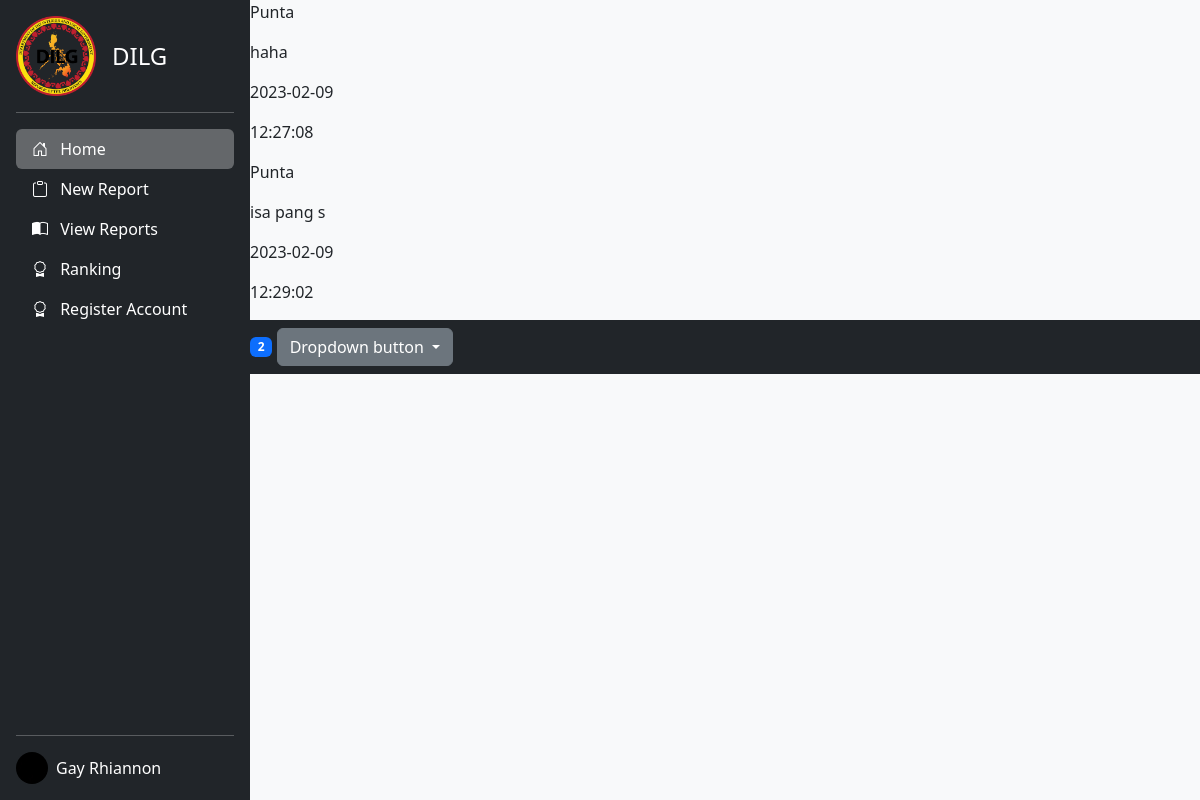
/admin/index.php (signed in), run on the app's committed database.
### tables this page shows
CREATE TABLE `users` (
  `id` int(11) NOT NULL,
  `user_type` int(50) NOT NULL,
  `email` varchar(50) NOT NULL,
  `email_status` int(11) NOT NULL,
  `password` varchar(255) NOT NULL,
  `first_name` varchar(50) NOT NULL,
  `middle_name` varchar(50) NOT NULL,
  `last_name` varchar(50) NOT NULL,
  `date_of_birth` date NOT NULL,
  `barangay` varchar(50) NOT NULL,
  `v_token` varchar(255) NOT NULL,
  `image` blob NOT NULL,
  `date_time_created` datetime NOT NULL,
  `date_time_updated` datetime NOT NULL
);

CREATE TABLE `reports` (
  `id` int(11) NOT NULL,
  `report_id` varchar(50) NOT NULL,
  `to_user` varchar(50) NOT NULL,
  `from_user` varchar(50) NOT NULL,
  `subject` varchar(50) NOT NULL,
  `opr` varchar(100) NOT NULL,
  `message` longtext NOT NULL,
  `duration` varchar(50) NOT NULL,
  `pdf_files` blob NOT NULL,
  `status` int(225) NOT NULL,
  `notif_status` int(11) NOT NULL,
  `date_start` datetime NOT NULL,
  `date_end` datetime NOT NULL,
  `deadline` int(11) NOT NULL,
  `date_time_acknowledge` varchar(100) NOT NULL,
  `date_created` date NOT NULL,
  `time_created` time NOT NULL,
  `date_updated` date NOT NULL,
  `time_updated` time NOT NULL
);

### admin/index.php (the view, shortened to what this page needs)
<?php
include('edit-notes.php');
$email = $_SESSION['email'];
$report_link = "add-report.php";
$view_link = "reports.php";
$ranking = "ranking.php";
$registration = "registration.php";
?>
<!DOCTYPE html>
<html lang="en">
<head>
  <link rel="stylesheet" href="https://cdnjs.cloudflare.com/ajax/libs/fullcalendar/3.4.0/fullcalendar.css" />
  <link href="https://cdn.jsdelivr.net/npm/bootstrap@5.3.0-alpha1/dist/css/bootstrap.min.css" rel="stylesheet">
  <link rel="stylesheet" href="https://cdnjs.cloudflare.com/ajax/libs/bootstrap-icons/1.10.3/font/bootstrap-icons.min.css" />
  <link rel="stylesheet" href="../src/css/preloader.css">
</head>
<body>
  <main class="d-flex">
    <div class="d-flex flex-column flex-shrink-0 p-3 text-white bg-dark" style="width: 250px; min-height: 100vh;">
      <a href="index.php" class="d-flex align-items-center mb-3 mb-md-0 me-md-auto text-white text-decoration-none">
        <img src="../src/img/dilg.png" height="80" alt="">
        <span class="fs-4 ps-3">DILG</span>
      </a>
      <hr>
      <ul class="nav nav-pills flex-column mb-auto">
        <li class="nav-item">
          <a href="index.php" class="nav-link text-white active">
            <i class="bi bi-house-door me-2"></i>
            Home
          </a>
        </li>
        <li>
          <a href="<?php echo $report_link ?>" class="nav-link text-white">
            <i class="bi bi-clipboard me-2"></i>
            New Report
          </a>
        </li>
        <li>
          <a href="<?php echo $view_link ?>" class="nav-link text-white" aria-current="page">
            <i class="bi bi-book-half me-2"></i>
            View Reports
          </a>
        </li>
        <li>
          <a href="<?php echo $ranking ?>" class="nav-link text-white">
            <i class="bi bi-award me-2"></i>
            Ranking
          </a>
        </li>
        <li>
          <a href="<?php echo $registration ?>" class="nav-link text-white">
            <i class="bi bi-award me-2"></i>
            Register Account
          </a>
        </li>
      </ul>
      <hr>
      <div class="dropdown">
        <a href="#" class="d-flex align-items-center text-white text-decoration-none" id="dropdownUser1" data-bs-toggle="dropdown" aria-expanded="false">
        <?php
        $sql_admin = "SELECT * FROM users WHERE email = '$email'";
        $query_admin = mysqli_query($conn, $sql_admin);
        $admin_row = mysqli_fetch_array($query_admin);
        ?>
          <img src="<?php if (empty($admin_row['image'])) {
                      echo '../src/img/avatar.svg';
                    } else {
                      echo 'admins/' . $admin_row['image'];
                    } ?>" alt="" width="32" height="32" class="rounded-circle me-2">
            <?= $admin_row['first_name'] .' '. $admin_row['last_name']?>
        </a>
      </div>
    </div>
    <div class="container-fluid bg-light p-0">
    <?php
    $query_reports = "SELECT from_user, subject, date_created, time_created FROM reports WHERE to_user = '1' ";
    $run_reports = mysqli_query($conn,$query_reports);
    if(mysqli_num_rows($run_reports) > 0){
      foreach($run_reports as $row_reports){
        ?>
          <p>
            <?php echo $row_reports['from_user']?>
          </p>
          <p>
            <?php echo $row_reports['subject']?>
          </p>
          <p><?php echo $row_reports['date_created']?></p>
          <p><?php echo $row_reports['time_created']?></p>
        <?php
      }
    }
?>
    <nav class="navbar bg-dark navbar-dark">
        <?php
          $query_notification_num = "SELECT * FROM `reports` WHERE to_user = '1' ";
          $run_notification_num = mysqli_query($conn,$query_notification_num);
          $num_of_notifs = mysqli_num_rows($run_notification_num);
        ?>
        <div class="dropdown">
          <span id="NumNotifs" class="badge bg-primary"><?php echo $num_of_notifs?></span>
          <button class="btn btn-secondary dropdown-toggle" type="button" id="dropdownMenuButton1" data-bs-toggle="dropdown" aria-expanded="false">
            Dropdown button
          </button>
        </div>
      </nav>
      <div class="row p-5">
      </div>
    </div>
  </main>
</body>
</html>

### admin/index.php (style rules this page uses)
body { overflow-x: hidden; }
.active { background: rgba(255, 255, 255, 0.3) !important; }

### data on the page
users: image (picture), first_name "Gay", last_name "Rhiannon"
reports: from_user "Punta", subject "haha", date_created "2023-02-09", time_created "12:27:08"
reports: from_user "Punta", subject "isa pang s", date_created "2023-02-09", time_created "12:29:02"

### other printed values
$num_of_notifs "2"
